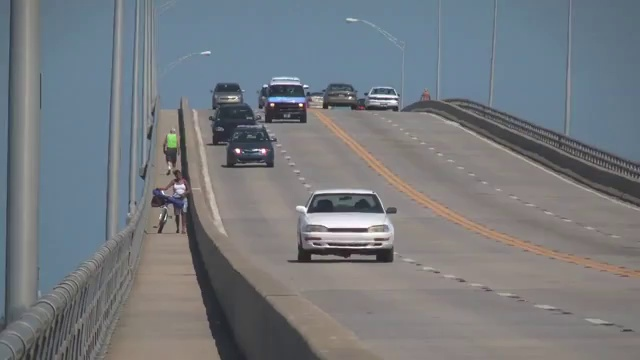
#> input picture Optical_flow/frame0.jpg, 640 x 360 px
$ python real_script.py   (older library calls are emulated)
#> lines starting #> are read from the running program, lines starting #| are printed output that depends on the picture
### Optical_flow/main_script.py
import numpy as np
import cv2
from interp import interp2
from getFeatures import pointsToBox

frame0 = cv2.imread('frame0.jpg')
#> frame0 is the input picture: shape (360, 640, 3); mean B, G, R 126.6, 121.8, 117.5
frame0_color = frame0
frame0 = cv2.cvtColor(frame0, cv2.COLOR_BGR2GRAY)
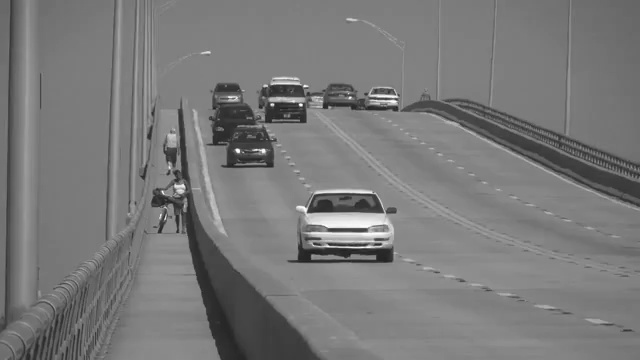
#> frame0: shape (360, 640); min 26, max 255, mean 121.1

frame1 = cv2.imread('frame1.jpg')
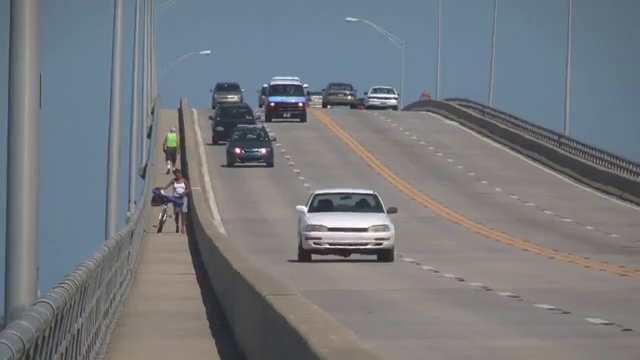
#> input picture Optical_flow/frame1.jpg, 640 x 360 px
#> frame1 is the input picture: shape (360, 640, 3); mean B, G, R 126.7, 121.9, 117.7
frame1_color = frame1
frame1 = cv2.cvtColor(frame1, cv2.COLOR_BGR2GRAY)
#> frame1: shape (360, 640)


med_frame0 = cv2.imread('medium_frame0.jpg')
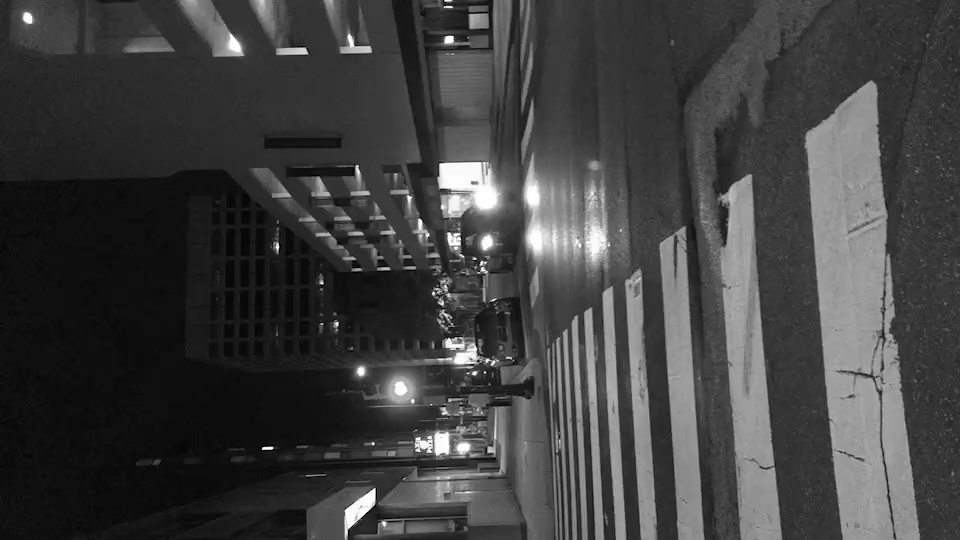
#> input picture Optical_flow/medium_frame0.jpg, 960 x 540 px
#> med_frame0 is the input picture: shape (540, 960, 3); min 0, max 255, mean 64.6
med_frame_color = med_frame0
med_frame0 = cv2.cvtColor(med_frame0, cv2.COLOR_BGR2GRAY)
#> med_frame0: shape (540, 960)

med_frame1 = cv2.imread('medium_frame1.jpg')
med_frame1_color = med_frame1
#> (the run stopped early here; a loop or call above may not have finished)
